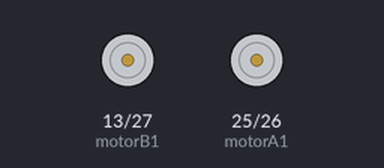
The sketch below on a simulated ESP32. Shown: motor-driver pin pairs drawn as motors (green arrow = first pin HIGH = forward, orange = second pin HIGH = backward, longer = more drive). WiFi joins after 1.5 s; servers stay silent unless stated; what the sketch prints to the serial monitor is not drawn.

Above: at 0.1 s.
At 1.6 s:
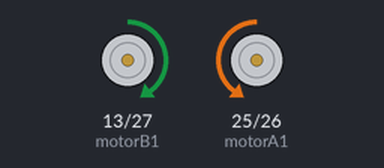
Timing chart, 0 to 3.1 s (numbered marks = the images above):
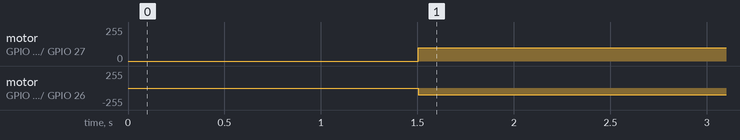

The sketch:

codigo_seguidor_de_linha.ino
```cpp
/*
  AsyncElegantOTA Demo Example - This example will work for both ESP8266 & ESP32 microcontrollers.
  -----
  Author: Ayush Sharma ( https://github.com/ayushsharma82 )

  Important Notice: Star the repository on Github if you like the library! :)
  Repository Link: https://github.com/ayushsharma82/AsyncElegantOTA
*/

#if defined(ESP8266)
#include <ESP8266WiFi.h>
#include <ESPAsyncTCP.h>
#elif defined(ESP32)
#include <WiFi.h>
#include <AsyncTCP.h>
#endif

#include <ESPAsyncWebServer.h>
#include <AsyncElegantOTA.h>

const char* ssid = "IFAL - Rio Largo";
const char* password = "ifalriolargo";

int motorA1 = 25;
int motorA2 = 26;

int motorB1 = 13;
int motorB2 = 27;


int freq = 30000;
int canalPWM = 0;
int resolution = 8;

int freq2 = 30000;
int canalPWM2 = 1;
int resolution2 = 8;

AsyncWebServer server(80);


void setup(void) {
  pinMode(motorA1, OUTPUT);
  pinMode(motorA2, OUTPUT);
  pinMode(motorB1, OUTPUT);
  pinMode(motorB2, OUTPUT);

  ledcSetup(canalPWM, freq, resolution);
  ledcSetup(canalPWM2, freq2, resolution2);
  ledcAttachPin(motorA1, canalPWM);
  ledcAttachPin(motorB1, canalPWM2);

  ledcWrite(canalPWM, 0);
  ledcWrite(canalPWM2, 0);

  Serial.begin(115200);
  WiFi.mode(WIFI_STA);
  WiFi.begin(ssid, password);
  Serial.println("");

  // Wait for connection
  while (WiFi.status() != WL_CONNECTED) {
    delay(500);
    Serial.print(".");
  }
  Serial.println("");
  Serial.print("Conectando à rede... ");
  Serial.println(ssid);
  Serial.print("IP address: ");
  Serial.println(WiFi.localIP());

  server.on("/", HTTP_GET, [](AsyncWebServerRequest* request) {
    request->send(200, "text/plain", "Hi! This is a sample response.");
  });

  AsyncElegantOTA.begin(&server);  // Start AsyncElegantOTA
  server.begin();
  Serial.println("HTTP server started");
}

void loop(void) {
  // Girar o motor em um sentido
  ledcAttachPin(motorA2, canalPWM);
  ledcWrite(canalPWM, 100);
  digitalWrite(motorA1, LOW);


  ledcAttachPin(motorB1, canalPWM2);
  ledcWrite(canalPWM2, 100);
  digitalWrite(motorB2, LOW);


}
```

Measured:
- by itself, motor on GPIO 13 (motorB1) / GPIO 27 (motorB2): stopped → forward 100/255 at 1.5 s
- by itself, motor on GPIO 25 (motorA1) / GPIO 26 (motorA2): stopped → backward 100/255 at 1.5 s
